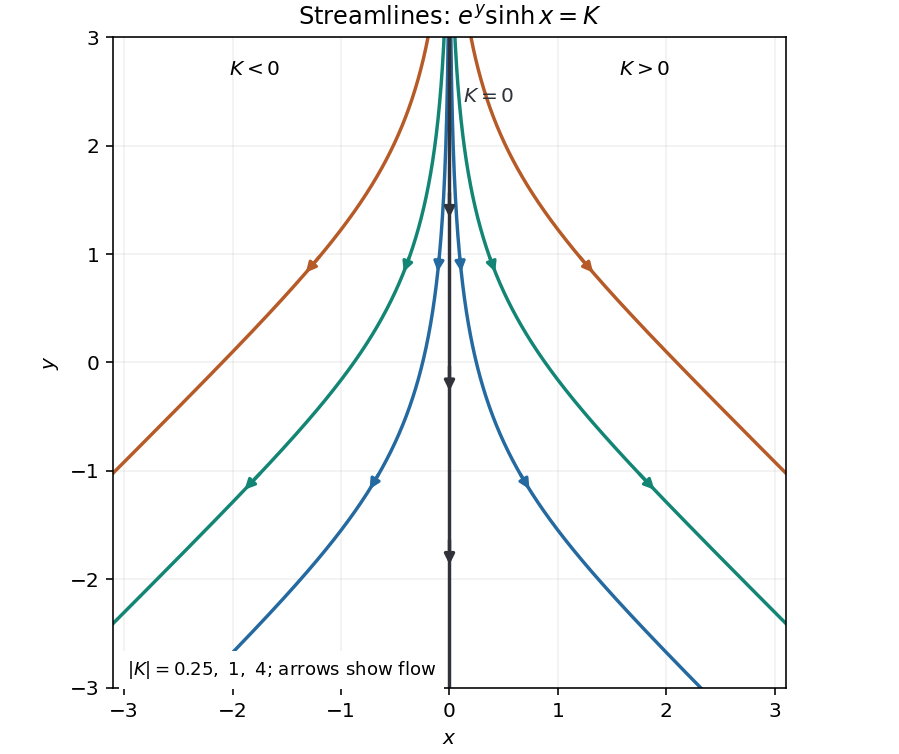

Here is the Python script that generated this plot:
"""Draw the exponential hyperbolic flow. Tested with Python 3.14.

Uses the root project's NumPy and Matplotlib dependencies; writes to caller CWD.
"""
import matplotlib
matplotlib.use('Agg')
import matplotlib.pyplot as plt
import numpy as np

fig, ax = plt.subplots(figsize=(6.2, 5.2), layout='constrained', facecolor='white')
x = np.linspace(0.012, 3.2, 1600)
colors = ['#2469a0', '#138575', '#b65a27']
for magnitude, color in zip([0.25, 1.0, 4.0], colors):
    y = np.log(magnitude) - np.log(np.sinh(x))
    for side in [-1, 1]:
        ax.plot(side*x, y, color=color, linewidth=1.7)
        for arrow_y in [-1.0, 1.0]:
            xa = np.arcsinh(magnitude*np.exp(-arrow_y))
            xb = np.arcsinh(magnitude*np.exp(-(arrow_y-0.20)))
            if xb < 3.1:
                ax.annotate('', xy=(side*xb, arrow_y-0.20),
                            xytext=(side*xa, arrow_y),
                            arrowprops={'arrowstyle': '-|>', 'color': color, 'lw': 1.6})
ax.plot([0, 0], [-3, 3], color='#30343a', linewidth=1.7)
for ya in [-1.6, 0.0, 1.6]:
    ax.annotate('', xy=(0, ya-0.3), xytext=(0, ya),
                arrowprops={'arrowstyle': '-|>', 'color': '#30343a', 'lw': 1.7})
ax.set(xlim=(-3.1, 3.1), ylim=(-3, 3), xlabel='$x$', ylabel='$y$',
       title=r'Streamlines: $e^y\sinh x=K$')
ax.set_aspect('equal')
ax.grid(alpha=0.18)
ax.text(-1.8, 2.65, '$K<0$', ha='center')
ax.text(1.8, 2.65, '$K>0$', ha='center')
ax.text(0.12, 2.4, '$K=0$', color='#30343a')
ax.text(0.02, 0.02, r'$|K|=0.25,\ 1,\ 4$; arrows show flow',
        transform=ax.transAxes, fontsize=9,
        bbox={'facecolor': 'white', 'edgecolor': 'none', 'alpha': 1})
fig.savefig('paper-1-streamlines.png', dpi=145, facecolor='white', transparent=False)
plt.close(fig)
